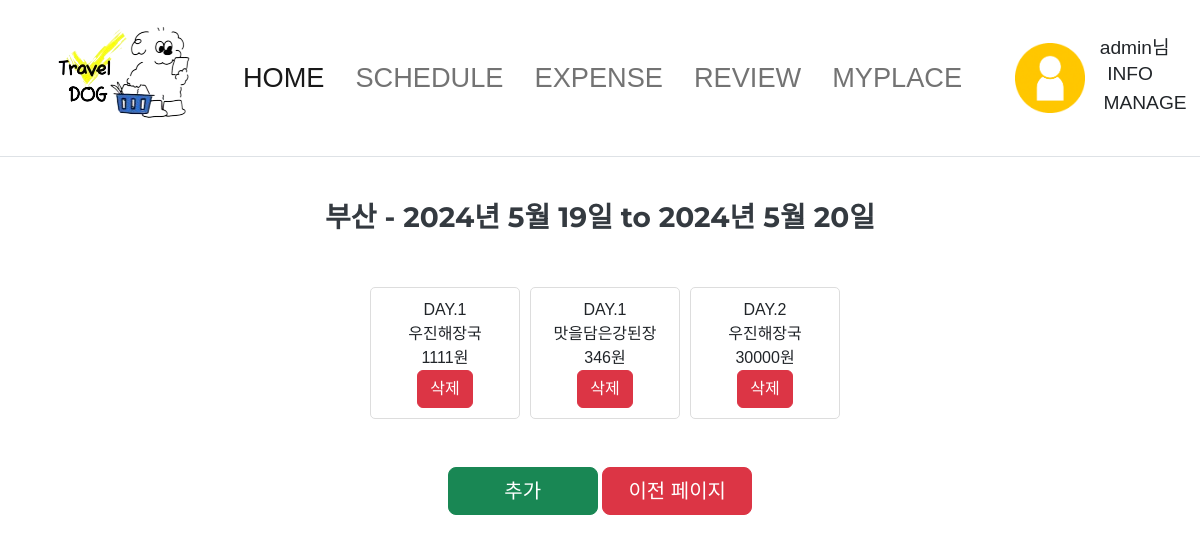
The app's page /managetrip/15/ (signed in) with its own data.
### trips/models.py (models this page shows, shortened)
class Trip(models.Model):
    user = models.ForeignKey(User, on_delete=models.CASCADE)
    region = models.ForeignKey(Region, on_delete=models.CASCADE)
    start_date = models.DateField()
    end_date = models.DateField()

class Region(models.Model):
    name = models.CharField(max_length=100)
    image = models.FileField(upload_to='symbol/', blank=True, null=True)
    def __str__(self):
        return self.name

class TripDetail(models.Model):
    trip = models.ForeignKey(Trip, on_delete=models.CASCADE)
    day = models.IntegerField()
    destination = models.ForeignKey(Destination, on_delete=models.CASCADE)
    expense = models.DecimalField(max_digits=10, decimal_places=2,null=False)
    context = models.TextField(null=True)

class Destination(models.Model):
    name = models.CharField(max_length=100)
    address = models.CharField(max_length=255)

### managetrip/views.py (the view)
# urls.py: path('<int:trip_id>/', views.manage, name="M"),
@login_required
def manage(request, trip_id):
    if request.method == 'POST':
        tripdetail = TripDetail()
        content = {
            'trip_info' : trip_info,
            'trip_detail' : trip_detail,
        }
        return render(request, 'managetrip/manage.html', content)
    else:
        if request.user.is_active:
            trip_info = Trip.objects.get(id=trip_id)
            trip_detail = TripDetail.objects.filter(trip=trip_info).order_by('day')
            content = {
                'trip_info' : trip_info,
                'trip_detail' : trip_detail,
                'trip_id' : trip_id,
            }
            return render(request, 'managetrip/manage.html', content);

### template/managetrip/manage.html (shortened to what this page needs)
{% extends 'index.html' %}
{% block content %}
<form method="post" enctype="multipart/form-data"> {% csrf_token %}
<h3>{{ trip_info.region }} - {{ trip_info.start_date }} to {{ trip_info.end_date }}</h3>
    <div class="container" style="display: flex;">
        <div class="trip-section" style="flex-direction: row; align-items: center; ">
            {% for x in trip_detail %}
            <div class="trip-item my-4">
                <div class="trip-details">
                    <div>DAY.{{ x.day }}</div>
                    <div class="destination">{{ x.destination.name }}</div>
                    <div class="expense">{{ x.expense|floatformat:0 }}원</div>
                    <button type='button' class="btn btn-danger custom-button"
                    onclick="document.location.href='/managetrip/deletetripdetail/{{ x.trip.id }}/{{ x.id }}'">
                    삭제</button>
                </div>
            </div>
            {% empty %}
                <li class="trip-item my-4">여행 목록이 없습니다.</li>
            {% endfor %}
        </div>
    </div>
</form>
<button type='button' class="btn btn-success btn-lg my-1" style="width:150px;" onclick="document.location.href='/trips/next_page/{{ trip_id }}'">추가</button>
<button type="button" class="btn btn-danger btn-lg my-1" style="width:150px;" onclick="location.href='/managetrip/'">이전 페이지</button>
{% endblock %}

### template/index.html (shortened to what this page needs)
<!DOCTYPE html>
<html lang="en">
<head>
  <link rel="stylesheet" href="https://cdn.jsdelivr.net/npm/bootstrap@5.3.3/dist/css/bootstrap.min.css">
  {% load static %}
  <link rel="stylesheet" type="text/css" href="{% static 'css/styles.css' %}">
</head>
{% block body %}
<div class="d-flex justify-content-center" style="width: 100%; height: auto;">
    <header class="d-flex flex-wrap align-items-center py-4 mb-4 border-bottom"  style="width:100%;">
      <div class="col mb-2 mb-md-2 d-flex justify-content-center header-logo">
        <a href="/home/" class="d-inline-flex link-body-emphasis text-decoration-none">
          <img src="/static/강아지-로고_최종.png" alt="로고">
        </a>
      </div>
      <nav class="navbar navbar-expand-lg col d-flex justify-content-center" style="margin:0;">
          <div class="collapse navbar-collapse" id="navbarResponsive">
            <ul class="navbar-nav ms-auto text-uppercase py-4 py-lg-0" style="font-size: 1.7rem;">
              <li class="nav-item" style="margin-right: 15px;"><a class="nav-link active" href="/home/">HoME</a></li>
              <li class="nav-item" style="margin-right: 15px;"><a class="nav-link" href="/trips/index/">SCHEDULE</a></li>
              <li class="nav-item" style="margin-right: 15px;"><a class="nav-link" href="/expense/">EXPENSE</a></li>
              <li class="nav-item" style="margin-right: 15px;"><a class="nav-link" href="/review/index/">REVIEW</a></li>
              <li class="nav-item" style="margin-right: 15px;"><a class="nav-link" href="/myplace/">MYPLACE</a></li>
            </ul>
        </div>
      </nav>
      <div class="col text-end  d-flex justify-content-center">
        {% if user.is_active %}
          <div class="d-flex align-items-center">
            <div class="d-flex flex-column align-items-left mx-0">
              <img src="/static/로그인로고.gif" alt="로그인 로고" onclick="document.location.href='/account/logout/'" style="height: 70px; margin-right: 5px;" onclick="" id="login">
            </div>
            <div class="d-flex flex-column align-items-left">
              <p style="font-size: 1.2rem; margin-bottom: -10px;">{{ user }}님</p>
              <button type="button" class="btn" onclick="document.location.href='/account/myinfo/'" id="myinfo" style="font-size: 1.2rem; margin-top: -2px; margin-bottom: -10px;">INFO</button>
              <button type="button" class="btn" onclick="document.location.href='/managetrip'" id="myinfo" style="font-size: 1.2rem; margin-top: -4px; margin-right: -30px;">MANAGE</button>
            </div>
          </div>
        {% else %}
          <div class="d-flex align-items-center">
          <div class="d-flex flex-column align-items-left mx-0">
            <img src="/static/게스트로고.PNG" alt="게스트 로고" style="height: 70px; margin-right: 5px;" onclick="document.location.href='/account/login/'" id="login">
          </div>
        {% endif %}
      </div>
    </header>
</div>
{% endblock %}
  <div class="container">
    {% block content %}{% endblock %}
  </div>
</body>
</html>

### records on screen
Trip: region "부산", start_date "2024년 5월 19일", end_date "2024년 5월 20일"
TripDetail: day "1", destination.name "우진해장국", expense "1111"
TripDetail: day "1", destination.name "맛을담은강된장", expense "346"
TripDetail: day "2", destination.name "우진해장국", expense "30000"

### other values on screen
{{ user }} "admin"
